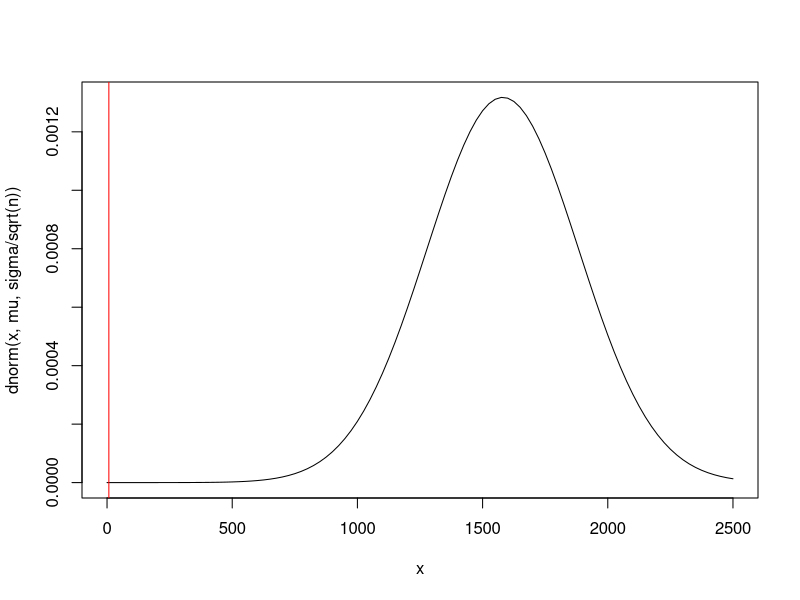
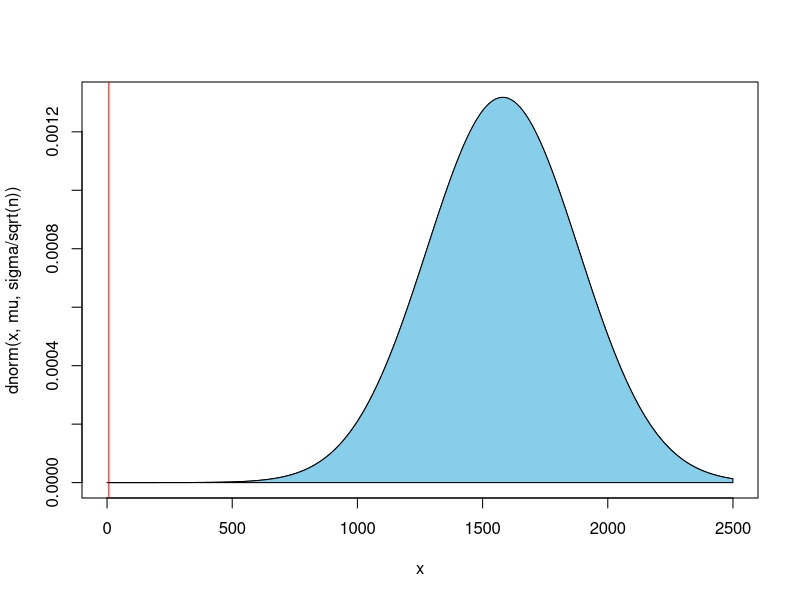
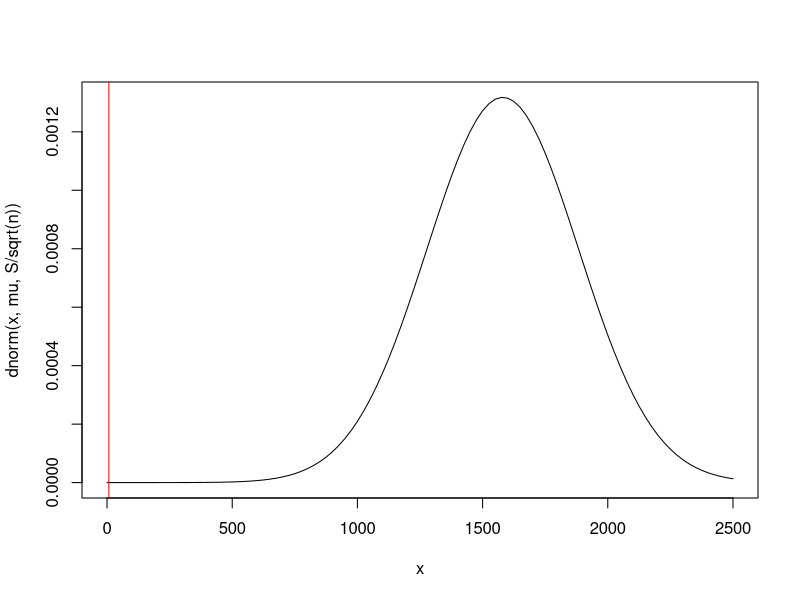
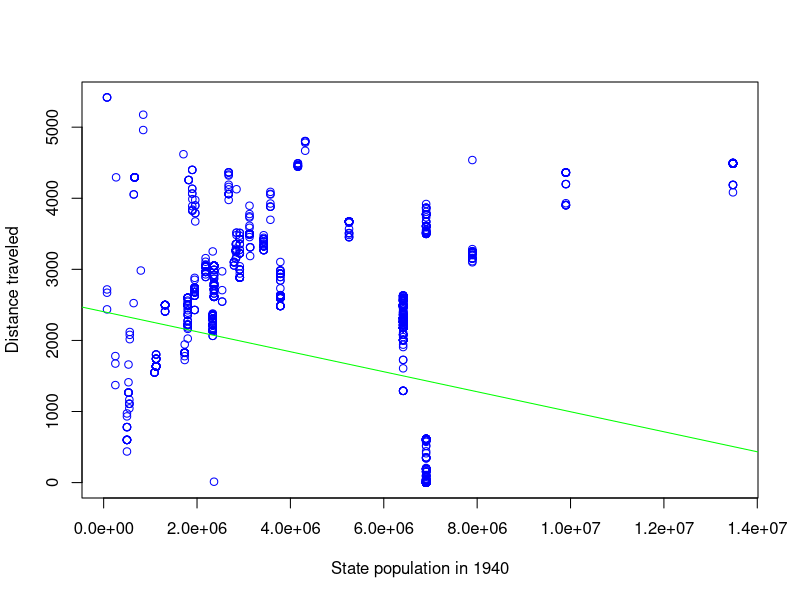
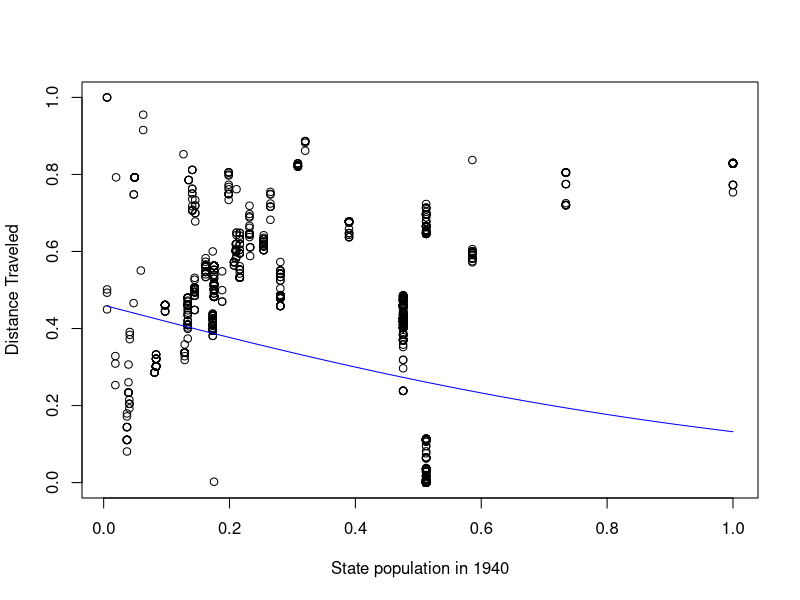

Here is the R script that generated these plots, in order: (Note: this script raises an error after producing the figures.)
#Title: Math 23c Final Project
#Written by: Ben Dreier and Michael Cheng
#Date: May 14, 2019
#Sources: Scripts from Paul Bamberg, data from Cori Tucker-Price
#PLEASE DO NOT DISTRIBUTE THIS DATASET—MY PROCTOR PLANS TO PUBLISH THIS IN A BOOK AND DOES NOT WANT THIS DATA RELEASED PUBLICLY
#Have a great summer! =)

#Master outline/grading checklist

#DOES THE DATASET MEET THE REQUIRED DATASET STANDARDS??
#1- dataframe: yes, we have a .csv file with columns and rows
#2- yes, name, street name, city, former church, and hometown are all categorical columns, and several logical columns are made throughout this data analysis
#3- yes, we used a python script to add two numerical columns: 1st, distance of hometown from LA; 2nd, population of home state in 1940
#4-yes, there are over 3000 rows representing over 3000 church members


#DOES THE DATASET MEET THE REQUIRED GRAPHICAL DISPLAY STANDARDS?
#1- 
#2- 
#3- 
#4- yes, see contingency table in section 1

#DOES THE DATASET MEET THE REQUIRED ANALYSIS STANDARDS?
#1- 
#2- 
#3- yes, see contingency table in section 1
#4- 

#WHAT BONUS POINTS HAVE WE ACHIEVED?
#3- See one-page document on ethical issues related to collection of data in attached files.
#8- See Section 1 for convincing demonstration of a relationship that might not have been statistically significant but turns out to be so, also in Section 2
#20- See Section 2 for calculation of a confidence interval
#22- Ben and Michael are two people; the team has exactly two members! =)

#Note that this is organized by section. 

#SECTION 0: LOADING THE DATA FILE AND BASIC ANALYSIS
#install.packages("ggplot2") Make sure to install ggplot2 once
library("ggplot2")

#First, let's load the data file. Let M be the data file.
M <- read.csv("MembershipEdited.csv"); head(M) #notice that the original file was edited to add two numeric columns using a Python script since the original file did not have any numeric columns and was simply a list of members
#Ben wrote a python script, distancegetter.py, that gets the distance of each hometown from LA (aka how far an individual moved to LA) and their home state's population

#Note: since certain individuals' Hometowns did not have data associated with them, those individuals have been deleted for the sake of this analysis. 
#Less than 0.3% of individuals were deleted; I deleted Ritta Penden, Susan Fleming, John Hunt, George H. Jones, Wilfred Wein, Coxdelia Marshall, and Melvin Johnson since their hometowns either did not exist or had no data according to the API
#Since these individuals represent less than 0.3% of the total number of individuals, which is over 3000, this should not meaningfully impact our data
#Now, let's figure out which people currently lived in Los Angelos and place them in the dataframe livesLA.

livesLA <- which(M$City == "Los Angeles"); livesLA
livesBH <- which(M$City == "Beverly Hills"); livesBH #Beverly Hills
livesHW <- which(M$City == "Hollywood"); livesHW #Hollywood
livesPD <- which(M$City == "Pasadena"); livesPD #Pasadena

#Now let's categorize people's hometowns
Q <- unique(M$Hometown); Q #this is the list of all unique hometowns, of which there are 394

N <- length(Q) #394
Home <- numeric(N); Home

for(i in length(Q)){
  Home[i] <- which(M$Hometown == Q[i])
}

#SECTION 1: Hometown analysis WITH A CONTINGENCY TABLE
#MEETS REQUIRED ANALYSIS 3 AND BONUS POINT 8.
#Is having a hometown that isn't Los Angeles correlated with being a Convert from another/no religion?
#My hypothesis: In theory, it could make sense because people who moved from further away towns might have joined the church in search of community, then converted religions
#While people originally from LA already had a community from growing up there; or another factor could dominate

#First, let's find out the number of people from LA and the number of converts
HomeLA <- which(M$Hometown == "Los Angeles, CA"); HomeLA #People with hometowns LA
length(HomeLA) #Los Angeles, CA has 1,232
HomeNotLA <- which(M$Hometown != "Los Angeles, CA"); HomeNotLA #All people who were not from LA 
length(HomeNotLA) #Not LA has 1,814
ConvertsA <-which(M$Former.Church == "Convert"); ConvertsA #All the converts
length(ConvertsA) #427 converts
NotConverts <-which(M$Former.Church != "Convert"); NotConverts #All the non-converts
length(NotConverts) #2,619 non-converts

#Second, let's make some logical columns
LA <- M$Hometown == "Los Angeles, CA"
Converts <- M$Former.Church == "Convert"
HomeR <- data.frame(LA, Converts) #make a dataframe with just the logical columns

#Now let's build a contingency table #NOTICE THATTHIS MEETS REQUIRED GRAPHICAL DISPLAY CRITERIA 4
tbl <- table(HomeR$LA,HomeR$Converts); tbl
#Looking at the table, there are 1811 who are not originally from LA and aren't converts; 3 who are not originally from LA and are converts; 808 originally from LA who are not converts, and 424 originally from LA who are converts

#Now let's compare this with what the table would look like if Hometown and Convert status were independent
tbl #our actual table
Expected <- outer(rowSums(tbl), colSums(tbl))/sum(tbl); Expected #evidently, the tables are pretty different!!
#In particular, the value for not originally from LA and is converts is much lower in the actual table compared to the expected table

#These tables look quite different. Is the difference significant? Let's use the chi-squared test and see.
chisq.test(HomeR$LA,HomeR$Converts)
#The p-value is incredibly tiny, at below 2.2 * 10^-16, and the odds this arose by chance is less than 1 in a quadrillion; since the p-value is far less than 0.05 we reject the null hypothesis
#Therefore, having a Hometown of LA is very correlated with being a Convert to Christianity, which completely goes against the theory I laid out earlier
#It appears that having a hometown that isn't LA is very correlated against being a Convert to Christianity
#In other words, almost everyone who joined the People's Independent Church of Christ who was not originally from LA was already a Christian; but according to the table roughly 1/3 of people with hometown LA were Converts to Christianity—a very, very interesting finding!! 
#Not quite sure why this is, but perhaps the Church was very appealing to people who were already Christians moving in from out of state
#It makes sense that most migrants traveling west would be churched folk because that kind of migration was based on social networks and their faith sustained them during the journey. that's one hypothesis
#Quote from Proctor on significance of this: It tells me that the church was able to pull in people from LA with no religious affiliation at a time (WWII) when people were looking for resources and help.  The church was taken over by the second pastor (Clayton Russell) at this point.  He was the first black preaching radio broadcaster on the West Coast and lived a celebrity lifestyle.  So I know that the church was a big draw for migrants and local Angelenos.   But the fact that non churched people in LA were joining at such a high rate proves larger claims about the church’s significance.

#Earning Bonus Point 8
#This relationship between having a hometown of Los Angeles and being a Convert to Christianity was not apparent at all—my hypothesis at the beginning was totally wrong. But evidently, this relationship is very strong considering 424 of the 427 converts were from LA despite the fact that 1,814 of the 3,046 church members had a non-LA hometown.
#Therefore, this is a convincing relationship that might not have looked statistically significant but turns out to be so.

#END REQUIRED ANALYSIS 3 AND BONUS POINT 8
#END SECTION 1


#SECTION 2: Comparing distances for converts and non-converts
#BONUS POINT 20, 8 (done again)
#After conducting a contingency table analysis of the differences between converts and non-converts, let's figure out whether this difference is reality using standard deviations and confidence intervals
#Let's look at the mean distance migrated for the total population and compare the mean distance migrated for the Converts, and see if this is a statistically significant difference
km <- M$Distance/1000; km #convert our distances from meters to km

mu <- mean(km); mu #mean distance migrated from hometown for full population is 1580.57 km. Remember that someone whose hometown was LA who still lives in LA counts as zero!
sigma <- sd(km); sigma #standard deviation 1513.49 km
migD <- sum(km * (M$Former.Church == "Convert"))/sum((M$Former.Church == "Convert")); migD #mean distance migrated for Converts is 7.26 km
#How likely is it that the discrepancy between mean distance migrated for Converts and the full population arose by chance?

#Approach #1 
#The CLT says that if we draw a sample of size n from the total population,
#the mean will be 1580.57 km, the SD will be sigma/sqrt(n), the distribution normal
n = 25 #draw samples of size 25
curve(dnorm(x, mu, sigma/sqrt(n)), from = 0, to = 2500)
abline(v = migD, col = "red")     #our mean distance for converts looks good, it's on the far left tail
pnorm(migD, mu, sigma/sqrt(n), lower.tail = FALSE) #and notice that an average distance greater than ours should arise roughly 100% of the time

#Here is a way to shade some of the area
xpoints <- c(migD,seq(migD,2500,1),2500) #define polygon to shade
ypoints <- c(0,dnorm(seq(migD,2500,1), mu, sigma/sqrt(n)),0) 
curve(dnorm(x, mu, sigma/sqrt(n)), from = 0, to = 2500)
abline(v = migD, col = "red")
polygon(xpoints,ypoints,col="skyblue") #notice that virtually the entire graph is sky blue, this visually demonstrates how virtually every other outcome would be more likely than the one we got if the distance traveled for Converts was random

#Approach 2
#Equivalent approach - create a statistic whose distribution is N(0,1)
#In the days of printed statistical tables, this was a good idea.
Z = (migD-mu)/(sigma/sqrt(n)); Z 

#Calculate the probability of a sample mean as extreme as what we observed
PValue <- pnorm(Z, lower.tail = FALSE); PValue   #same result, the probability of a sample mean greater than our sample mean is 1

#Alternatively, we can assume that we do not know the LA-side wigma
#If we use our sample standard deviation S, we create a t statistic.
#Studentize the data, using S instead of the national sigma.
S <- sd(km); S
t = (migD-mu)/(S/sqrt(n)); t 
PValue <- pt(t, df = n-1, lower.tail = FALSE); PValue
#the p-value is pretty much the same at p = 1; it's virtually certain that if you generated random sample means you'd get a higher mean than our actual mean for Converts
curve(dnorm(x, mu, S/sqrt(n)), from = 0, to = 2500)
abline(v = migD, col = "red")     #our mean score looks really good

#For n this large, the t distribution is essentially standard normal
t = (migD-mu)/(sigma/sqrt(n)); t 
PValue <- pt(t, df = n-1, lower.tail = FALSE); PValue #about the same P-value as earlier result

#BONUS POINT 20: I calculated a confidence interval here!

#notice that the lower end of the confidence interval is 955.83
L <- mean(km) + qt(0.025, n-1) * sd(km)/sqrt(n); L
#and the higher end of the confidence interval is 2205.31
H <- mean(km) - qt(0.025, n-1) * sd(km)/sqrt(n); H

#So if the distance migrated from one's hometown followed a normal distribution, then the 95% confidence interval for the distance migrated would be [955.83,2205.31]
#But because actual distance migrated from one's hometown for Converts to Christianity is just 7.26, FAR outside the actual confidence interval, we know that this probably did not arise by chance
#In other words, I have shown more quantiatively than Section 1 that Converts are likely to have migrated a much lower distance, and that this difference is statistically significant.

#BONUS POINT 8: Again, this shows the same relationship as in Section 1 and how it did not arise randomly. The statistical difference the mean distance traveled for Converts and the mean distance traveled for all people at this Church is clear

#END SECTION 2






#SECTION 4: Is there a relationship between distance traveled and state population?
#BONUS POINTS: 14, 15, 16

#Let's try to analyze our only two numeric columns, distance traveled and state population
#Is there some kind of relationship between traveling from a farther away state and coming from a larger or smaller state?
km <- M$Distance/1000; km #convert our distances from meters to km
plot(km ~ M$State.Population, col = "blue", xlab = "State population in 1940", ylab = "Distance traveled") #here is a scatter plot comparing distance migrated with state population
mod <- lm(km ~ M$State.Population); mod #we found the regression line; apparently Distance Traveled to LA = -1.407*10^4 * (State population) + 2.404*10^3

#BONUS POINT 14! used linear regression
abline(mod, col = "green") #now let's add the regression line 
#according to this regression line, the larger a migrant's state population, the less distance they traveled to LA
#So migrants from smaller states were far more likely to travel longer distances to LA; perhaps reflecting lower populations in the Northeast/Midwest in 1940?
#However, this relationship might not be statistically significant.
summary(mod) #Multiple R squared is 0.05, adjusted R squared is 0.05
#Evidently, our R squared value is about 0.05, indicating a very inaccurate regression line. Our regression line only explains about 5% of the variability of the response data around its mean, indicating a very weak correlation. distance traveled and state population in 1940 don't seem to be correlated well with each other, but let's use correlation to verify!

#BONUS POINT 16! used correlation here.
#Now let's look at the correlation
res <- cor(km, M$State.Population); res
round(res,2) #our correlation is -0.22. Since our correlation is negative, an increase in state population predicts a decrease the distance traveled. However, again this is a very weak correlation. There may not be a real relationship between the variables 

#BONUS POINT 15! logistic regression
#let's try to use a logistic regression to model Distance Traveled as a function of State Population. Note that we need to normalize these variables between 0 and 1, so I divided each variable by its maximimum value in the dataset
pop <- M$State.Population/max(M$State.Population)
k <- km/max(km)
plot(pop, k, xlab = "State population in 1940", ylab = "Distance Traveled") #here's another plot 

#Start with minus the log of the likelihood function from Paul's code
MLL<- function(alpha, beta) {
  -sum( log( exp(alpha+beta*pop)/(1+exp(alpha+beta*pop)) )*k
        + log(1/(1+exp(alpha+beta*pop)))*(1-k) )
}

#R has a function that will maximize this function of alpha and beta
#install.packages("stats4")   #needs to be run at most once
library(stats4)
results<-mle(MLL, start = list(alpha = 0, beta = 0)) #an initial guess is required
results@coef #alpha = -0.158, beta = -1.725 are the parameters for our logistic regression curve
curve( exp(results@coef[1]+results@coef[2]*x)/ (1+exp(results@coef[1]+results@coef[2]*x)),col = "blue", add=TRUE) #the blue line is the logistic regression curve
#The logistic regression curve does not look terrible, but considering how low our correlation was earlier it is unlikely that there is a substantial correlation between distance traveled and state population in 1940

#END SECTION 4



# Ben's work

# Let's talk churches. It looks like there are 759 unique churches listed here:
Churches <- unique(M$Former.Church); Churches

# Enumerate some words pointing to church denomination
Denoms <- c("Baptist", "Methodist", "AME", "Episcopal", "CME", "Presbyterian", "Catholic")

# Function to get which churches contain which denomination strings
whichContain <- function(ch, dn){
  denoms <- rep("", length(ch))
  i <- 1
  for(c in ch){
    for(d in dn){
      #Check if the church has the denomination
      if( is.na(grepl(d, c)) ){break}
      if( grepl(d, c) ){
        denoms[i] = paste(denoms[i], d);
      }
    }
    i <- i + 1
  }
  return(denoms)
}

grepl(Denoms[3], Churches[4])

WhichDenoms <- whichContain(Churches, Denoms)

Churches[which(WhichDenoms == "")]

length(Churches)

denoms[3]
